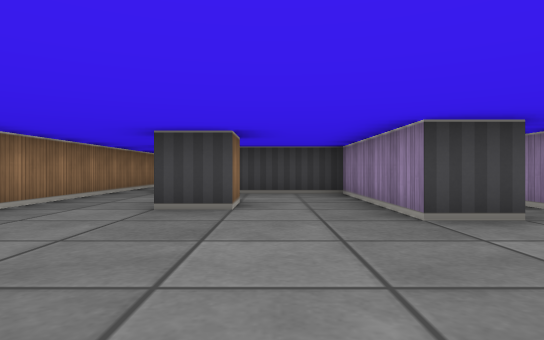
view 1 (above)

22 first-person views from a walk through a cub3D level. The camera is about half as high as the walls, looks level and sees 75° across. The floor is counted in squares. Each view is taken from the middle of a square. On the plan, view 1 faces up. The plan holds only what a view shows up to about 9 squares ahead; the rest is blank.

view 2
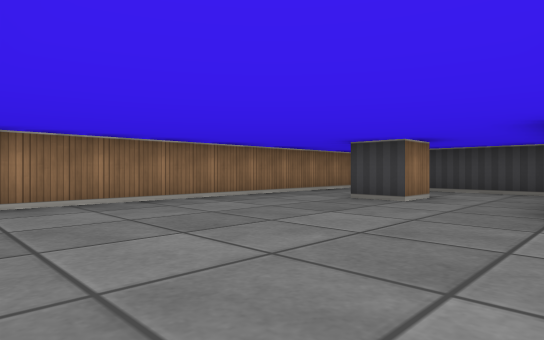

view 3
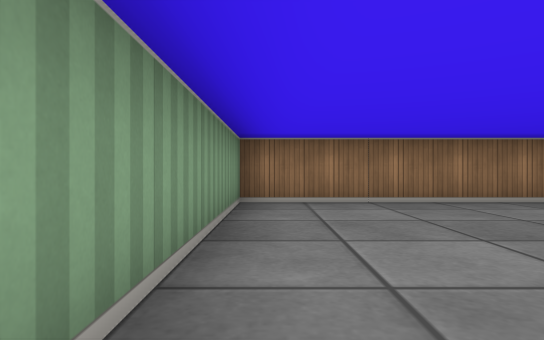

view 4
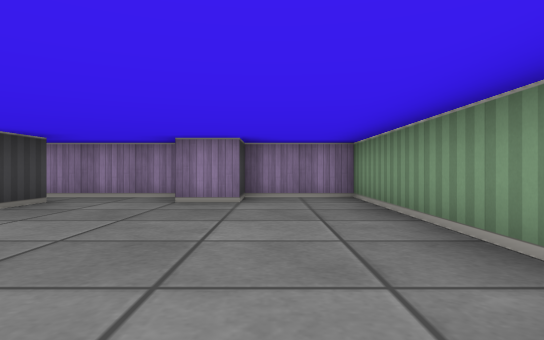

view 5
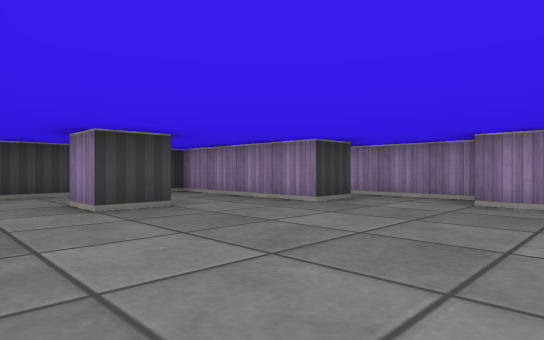

view 6
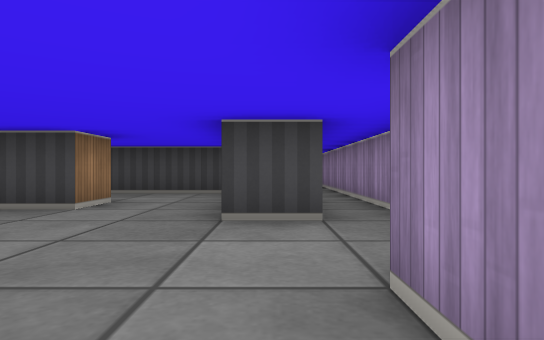

view 7
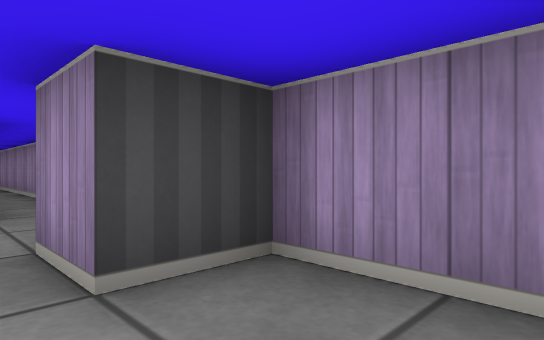

view 8
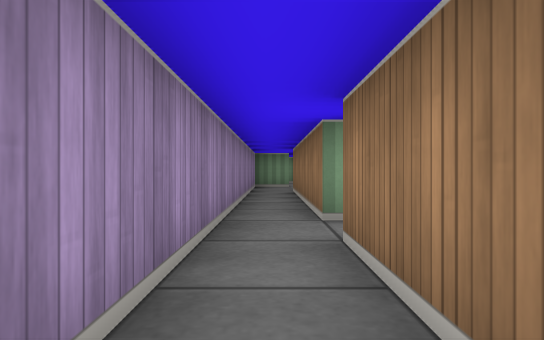

view 9
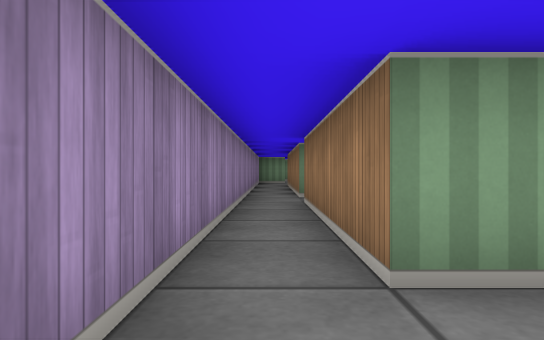

view 10
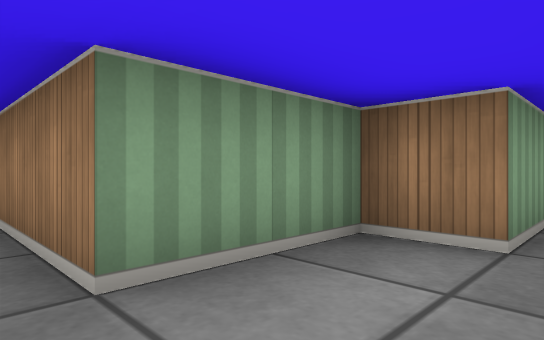

view 11
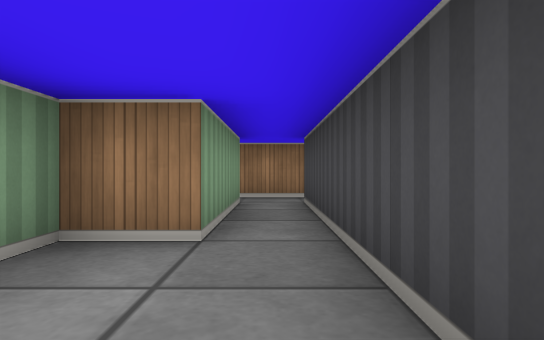

view 12
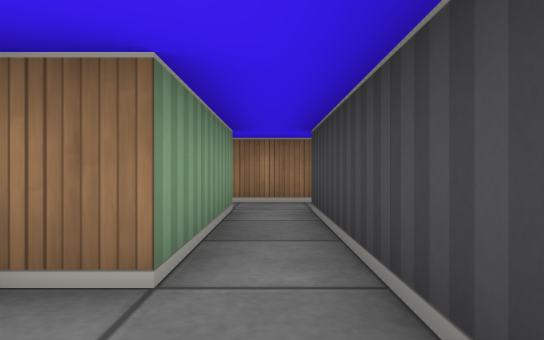

view 13
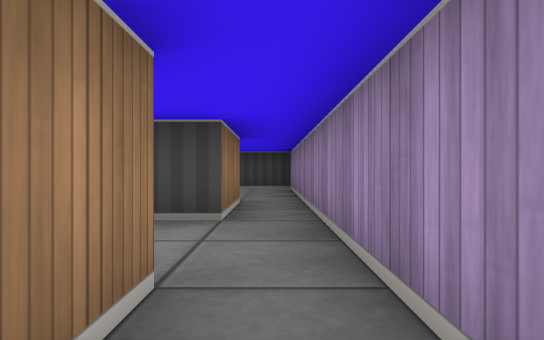

view 14
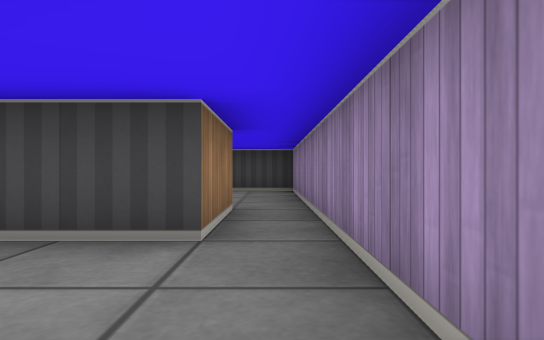

view 15
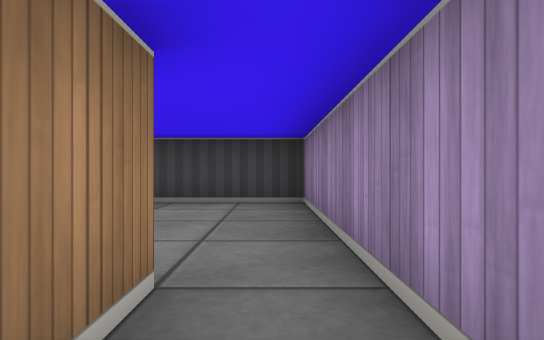

view 16
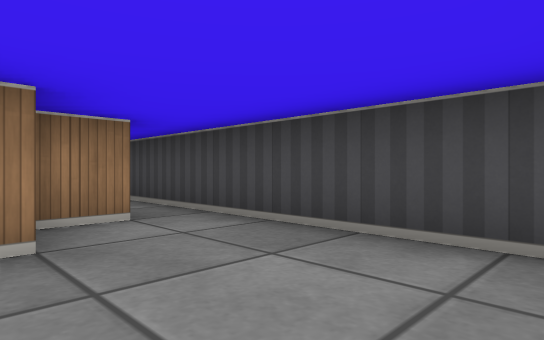

view 17
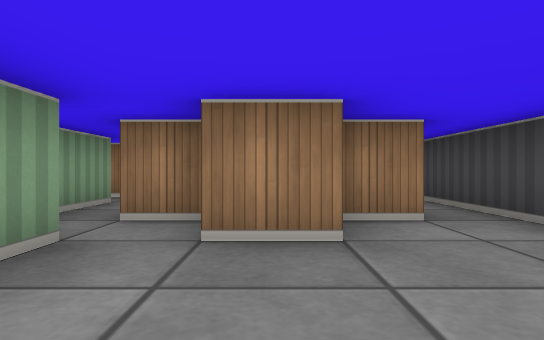

view 18
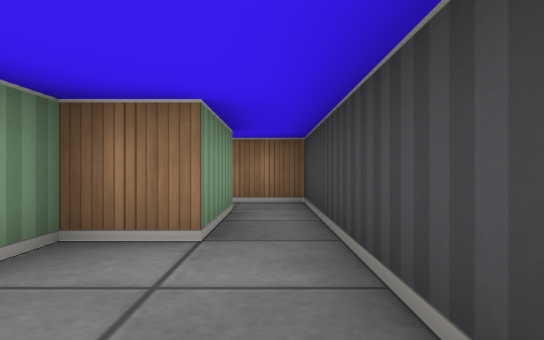

view 19
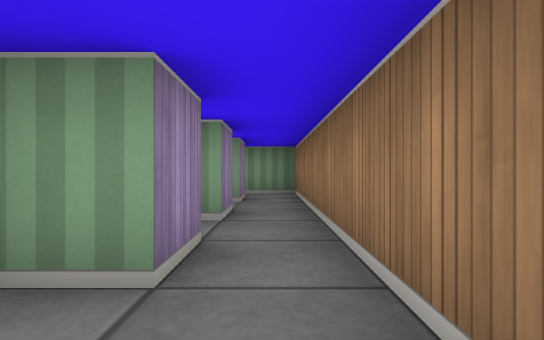

view 20
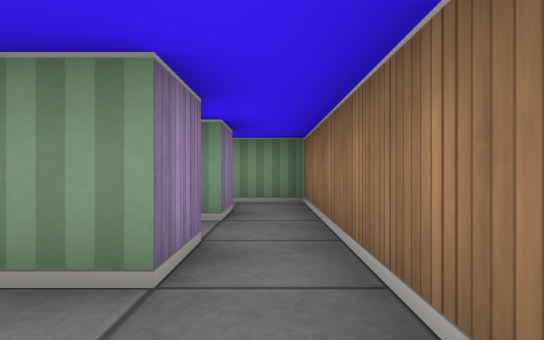

view 21
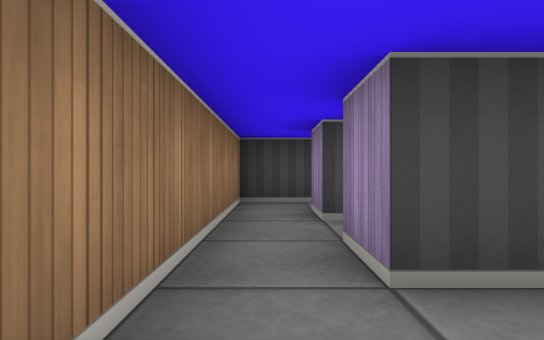

view 22
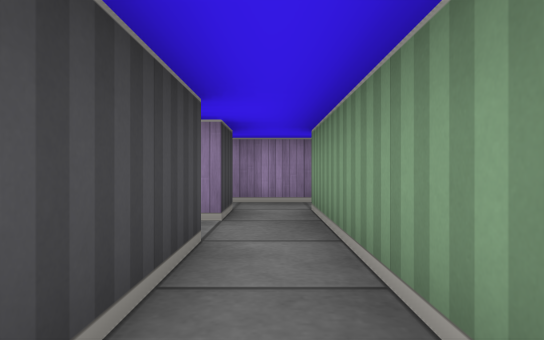

### Floor plan
Ten units are one square. View 1 is at (0, 0); x grows to the right and y downward. Boxes are objects, and circles mark ways between rooms. Rooms are numbered by the first view taken in them; rooms with no view inside come last. Other rooms are left out.
<svg viewBox="-40 -220 80 240">
<path fill="none" stroke="#000" d="M-5 -55 -5 -45 -15 -45 -15 -55M35 -18 35 -135M15 -85 25 -85 25 -35 15 -35 15 -75 -25 -75 -25 -85M-35 -85 -35 15 35 15 35 -5 25 -5 25 -15M25 -135 25 -95 15 -95M25 -175 25 -155 -25 -155M35 -135 35 -175M-25 -145 5 -145 5 -135 25 -135M-35 -155 -35 -145M5 -195 5 -185M-5 -205 -5 -195 1 -195M5 -175 11 -175M35 -175 35 -215 -5 -215M-5 -184 -5 -175M-25 -205 -5 -205M-25 -185 -18 -185M-5 -215 -35 -215 -35 -185M-25 -175 -25 -185M-25 -155 -25 -165 -11 -165M-35 -185 -35 -155M5 -95 -25 -95M-14 -85 15 -85M-35 -95 -35 -85M-24 -115 -35 -115 -35 -95M-25 -95 -25 -105M-25 -135 -25 -145M-35 -145 -35 -125 -24 -125"/>
<circle cx="30" cy="-130" r="3" fill="#2a7"/>
<circle cx="-30" cy="-80" r="3" fill="#2a7"/>
<circle cx="20" cy="-90" r="3" fill="#2a7"/>
<circle cx="30" cy="-165" r="3" fill="#2a7"/>
<circle cx="-30" cy="-160" r="3" fill="#2a7"/>
<circle cx="-30" cy="-140" r="3" fill="#2a7"/>
<circle cx="-10" cy="-210" r="3" fill="#2a7"/>
<circle cx="0" cy="-170" r="3" fill="#2a7"/>
<circle cx="-30" cy="-180" r="3" fill="#2a7"/>
<circle cx="-30" cy="-100" r="3" fill="#2a7"/>
<text x="0" y="-40">1</text>
<text x="10" y="-150">2</text>
<text x="20" y="-200">3</text>
<text x="-30" y="-200">4</text>
<text x="-20" y="-170">5</text>
<text x="0" y="-90">6</text>
<text x="-30" y="-110">7</text>
<text x="-30" y="-130">8</text>
</svg>
Room 1 opens to room 2. Room 1 opens to room 6. Room 2 opens to room 3. Room 2 opens to room 5. Room 2 opens to room 8. Room 3 opens to room 4. Room 3 opens to room 5. Room 4 opens to room 5. Room 6 opens to room 7.

Where each view was taken, in squares from view 1:
view 1: 0 up, 0 right, facing up
view 2: 1 down, 2 right, facing up-left
view 3: 1 down, 2 right, facing left
view 4: 0 up, 3 left, facing right
view 5: 0 up, 3 left, facing up-right
view 6: 0 up, 2 right, facing up
view 7: 1 down, 2 right, facing up-right
view 8: 12 up, 3 right, facing down
view 9: 15 up, 3 right, facing down
view 10: 15 up, 3 right, facing down-left
view 11: 15 up, 3 right, facing left
view 12: 15 up, 2 right, facing left
view 13: 12 up, 3 right, facing up
view 14: 13 up, 3 right, facing up
view 15: 16 up, 3 right, facing up
view 16: 19 up, 3 right, facing up-left
view 17: 19 up, 3 right, facing left
view 18: 21 up, 2 right, facing left
view 19: 20 up, 3 left, facing down
view 20: 18 up, 3 left, facing down
view 21: 6 up, 3 left, facing up
view 22: 9 up, 2 left, facing right
